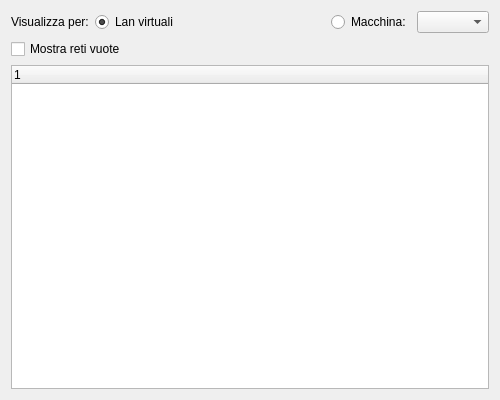
<?xml version="1.0" encoding="UTF-8"?>
<ui version="4.0">
 <class>SummaryDialog</class>
 <widget class="QDialog" name="SummaryDialog">
  <property name="geometry">
   <rect>
    <x>0</x>
    <y>0</y>
    <width>500</width>
    <height>400</height>
   </rect>
  </property>
  <property name="windowTitle">
   <string>Riepilogo rete</string>
  </property>
  <layout class="QVBoxLayout" name="verticalLayout">
   <item>
    <layout class="QHBoxLayout" name="radioButtonsLayout">
     <item>
      <widget class="QLabel" name="label">
       <property name="text">
        <string>Visualizza per:</string>
       </property>
      </widget>
     </item>
     <item>
      <widget class="QRadioButton" name="lan_radioButton">
       <property name="text">
        <string>Lan virtuali</string>
       </property>
       <property name="checked">
        <bool>true</bool>
       </property>
      </widget>
     </item>
     <item>
      <spacer name="horizontalSpacer">
       <property name="orientation">
        <enum>Qt::Horizontal</enum>
       </property>
       <property name="sizeHint" stdset="0">
        <size>
         <width>40</width>
         <height>20</height>
        </size>
       </property>
      </spacer>
     </item>
     <item>
      <widget class="QRadioButton" name="machine_radioButton">
       <property name="text">
        <string>Macchina:</string>
       </property>
      </widget>
     </item>
     <item>
      <widget class="QComboBox" name="machine_comboBox">
       <property name="sizeAdjustPolicy">
        <enum>QComboBox::AdjustToContents</enum>
       </property>
      </widget>
     </item>
    </layout>
   </item>
   <item>
    <widget class="QCheckBox" name="showEmptyNetworks">
     <property name="text">
      <string>Mostra reti vuote</string>
     </property>
    </widget>
   </item>
   <item>
    <widget class="QTreeWidget" name="treeWidget">
     <property name="alternatingRowColors">
      <bool>true</bool>
     </property>
     <column>
      <property name="text">
       <string notr="true">1</string>
      </property>
     </column>
    </widget>
   </item>
  </layout>
 </widget>
 <resources/>
 <connections>
  <connection>
   <sender>machine_radioButton</sender>
   <signal>toggled(bool)</signal>
   <receiver>machine_comboBox</receiver>
   <slot>setEnabled(bool)</slot>
   <hints>
    <hint type="sourcelabel">
     <x>371</x>
     <y>35</y>
    </hint>
    <hint type="destinationlabel">
     <x>455</x>
     <y>35</y>
    </hint>
   </hints>
  </connection>
  <connection>
   <sender>lan_radioButton</sender>
   <signal>toggled(bool)</signal>
   <receiver>machine_comboBox</receiver>
   <slot>setDisabled(bool)</slot>
   <hints>
    <hint type="sourcelabel">
     <x>129</x>
     <y>16</y>
    </hint>
    <hint type="destinationlabel">
     <x>455</x>
     <y>16</y>
    </hint>
   </hints>
  </connection>
  <connection>
   <sender>machine_radioButton</sender>
   <signal>toggled(bool)</signal>
   <receiver>showEmptyNetworks</receiver>
   <slot>setDisabled(bool)</slot>
   <hints>
    <hint type="sourcelabel">
     <x>371</x>
     <y>16</y>
    </hint>
    <hint type="destinationlabel">
     <x>249</x>
     <y>44</y>
    </hint>
   </hints>
  </connection>
  <connection>
   <sender>lan_radioButton</sender>
   <signal>toggled(bool)</signal>
   <receiver>showEmptyNetworks</receiver>
   <slot>setEnabled(bool)</slot>
   <hints>
    <hint type="sourcelabel">
     <x>129</x>
     <y>16</y>
    </hint>
    <hint type="destinationlabel">
     <x>249</x>
     <y>44</y>
    </hint>
   </hints>
  </connection>
 </connections>
</ui>
